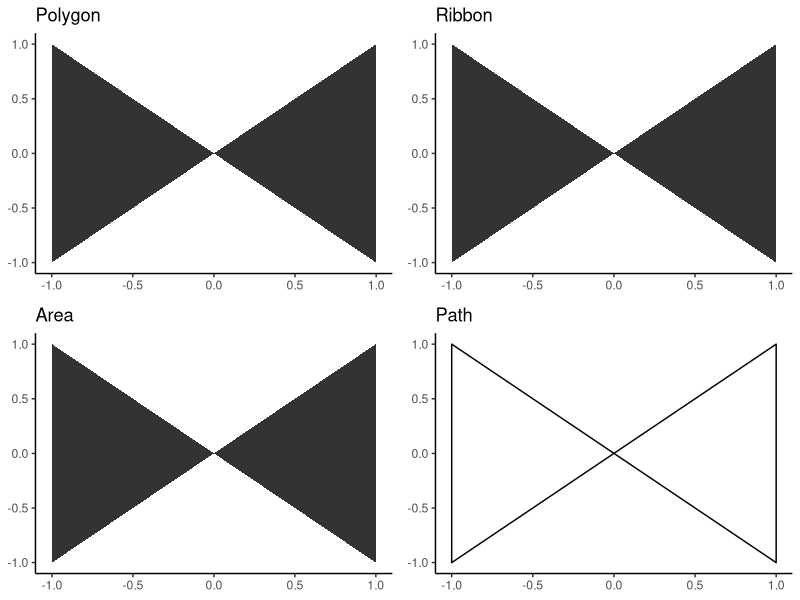

Reproduce this figure in R.
library(ggplot2)
library(gridExtra)

# plot base
g <- 
  ggplot() + 
  theme_classic() + 
  theme(axis.title = element_blank())

# polygon : x, y : vertex
data.po <- 
  data.frame(
    x=c(0,1,1, 0,-1,-1), 
    y=c(0,1,-1, 0,1,-1))
plot.po <- 
  g + geom_polygon(data=data.po, aes(x=x, y=y)) + labs(title='Polygon')

# ribbon : x, ymin, ymax : y-range
data.ri <-
  data.frame(
    x=-1:1,
    ymin=c(-1,0,-1),
    ymax=c(1,0,1))
plot.ri <-
  g + geom_ribbon(data=data.ri, aes(x=x, ymin=ymin, ymax=ymax)) + labs(title='Ribbon')

# area : x, y : ymin = 0 ribbon
data.ar.u <-
  data.frame(
    x=c(-1,0,1),
    y=c(1,0,1))
data.ar.l <-
  data.frame(
    x=c(-1,0,1),
    y=c(-1,0,-1))
plot.ar <- 
  g + 
  geom_area(data=data.ar.u, aes(x=x, y=y)) + 
  geom_area(data=data.ar.l, aes(x=x, y=y)) + labs(title='Area')

# path : x, y : sequential points
data.pa <-
  data.frame(
    x=c(0,-1,-1, 0, 1,1,0),
    y=c(0,1,-1, 0, 1,-1,0))
plot.pa <- 
  g + geom_path(data=data.pa, aes(x=x, y=y)) + labs(title='Path')

grid.arrange(plot.po, plot.ri, plot.ar, plot.pa, ncol=2)
